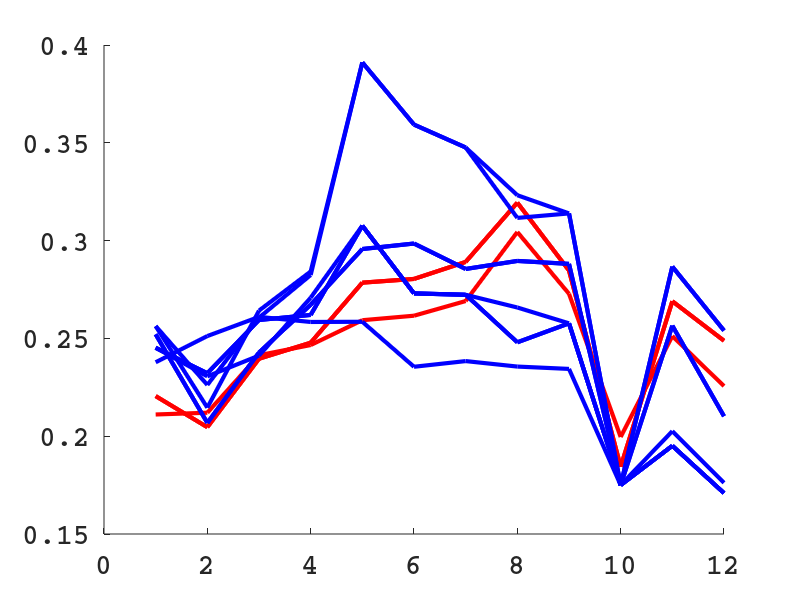

Here is the MATLAB script that generated this plot:
close all
clear

% load("clustering_koutala_sentinel_refl_kmeans.mat")
% load("clustering_koutala_sentinel_refl_frechet.mat")
load("clustering_koutala_sentinel_refl_custom.mat")


% validation

figure (200), hold on
h = plot(squeeze(D(14,10,:)), 'r', 'LineWidth',3);
h = plot(squeeze(D(14,11,:)), 'r', 'LineWidth',3);
h = plot(squeeze(D(14,12,:)), 'r', 'LineWidth',3);

h = plot(squeeze(D(16,22,:)), 'b', 'LineWidth',3);
h = plot(squeeze(D(16,23,:)), 'b', 'LineWidth',3);
h = plot(squeeze(D(16,24,:)), 'b', 'LineWidth',3);
h = plot(squeeze(D(16,25,:)), 'b', 'LineWidth',3);
h = plot(squeeze(D(17,22,:)), 'b', 'LineWidth',3);
h = plot(squeeze(D(17,23,:)), 'b', 'LineWidth',3);
h = plot(squeeze(D(17,24,:)), 'b', 'LineWidth',3);
h = plot(squeeze(D(17,25,:)), 'b', 'LineWidth',3);
set(gca,'FontSize',20, 'FontName', 'Courier', 'FontWeight','bold')


% k-means 22
% number_of_clusters = 22;
% tick_labels = cell(1,number_of_clusters +1);
% tick_labels{1} = 'Sea';
% for i=2:number_of_clusters +1
%     tick_labels{i} = strcat('Cluster ', int2str(i-1));
% end
% 
% 
% [figure_index,~] = size(get(0,'Children'));
% figure(figure_index+1)
% imagesc(image_clustered_kmeans_22);
% colorbar('Ticks',0:number_of_clusters,...
%     'TickLabels',tick_labels)
% title(strcat(["K-means" num2str(number_of_clusters) "clusters"]))
% hold off
% 
% for i=1:p
%     for j=1:n
%         if image_clustered_kmeans_22(i,j) ~=0
%             text(j,i, num2str(image_clustered_kmeans_22(i,j)),'Color','red');
%         end
%     end
% end


% plot_signature(clustering_cell_kmeans_22{12}')
% 
% plot_signature(clustering_cell_kmeans_22{21}')
% 
% plot_signature(clustering_cell_kmeans_22{7}')
% 
% plot_signature(clustering_cell_kmeans_22{14}')

% frechet 26

% number_of_clusters = 26;
% tick_labels = cell(1,number_of_clusters +1);
% tick_labels{1} = 'Sea';
% for i=2:number_of_clusters +1
%     tick_labels{i} = strcat('Cluster ', int2str(i-1));
% end
% 
% 
% [figure_index,~] = size(get(0,'Children'));
% figure(figure_index+1)
% imagesc(image_clustered_frechet_26);
% colorbar('Ticks',0:number_of_clusters,...
%     'TickLabels',tick_labels)
% title(strcat(["Hier-Fréchet" num2str(number_of_clusters) "clusters"]))
% hold off
% 
% for i=1:p
%     for j=1:n
%         if image_clustered_frechet_26(i,j) ~=0
%             text(j,i, num2str(image_clustered_frechet_26(i,j)),'Color','red');
%         end
%     end
% end


% plot_signature(clustering_cell_frechet_26{7}')
% 
% plot_signature(clustering_cell_frechet_26{2}')
% 
% plot_signature(clustering_cell_frechet_26{23}')
% 
% plot_signature(clustering_cell_frechet_26{9}')
% 
% plot_signature(clustering_cell_frechet_26{11}')

% custom 29

% tick_labels = cell(1,number_of_clusters +1);
% tick_labels{1} = 'Sea';
% for i=2:number_of_clusters +1
%     tick_labels{i} = strcat('Cluster ', int2str(i-1));
% end
% 
% 
% [figure_index,~] = size(get(0,'Children'));
% figure(figure_index+1)
% imagesc(image_clustered_hier);
% colorbar('Ticks',0:number_of_clusters,...
%     'TickLabels',tick_labels)
% title(strcat(["hier after sequential" num2str(new_number_of_clusters) "clusters"]))
% hold off
% 
% for i=1:p
%     for j=1:n
%         if image_clustered_hier(i,j) ~=0
%             text(j,i, num2str(image_clustered_hier(i,j)),'Color','red');
%         end
%     end
% end


% plot_signature(clustering_cell_hier{25}')
% 
% plot_signature(clustering_cell_hier{10}')
% 
% plot_signature(clustering_cell_hier{16}')
% 
% plot_signature(clustering_cell_hier{2}')
% 
% plot_signature(clustering_cell_hier{3}')
% 
% plot_signature(clustering_cell_hier{12}')
